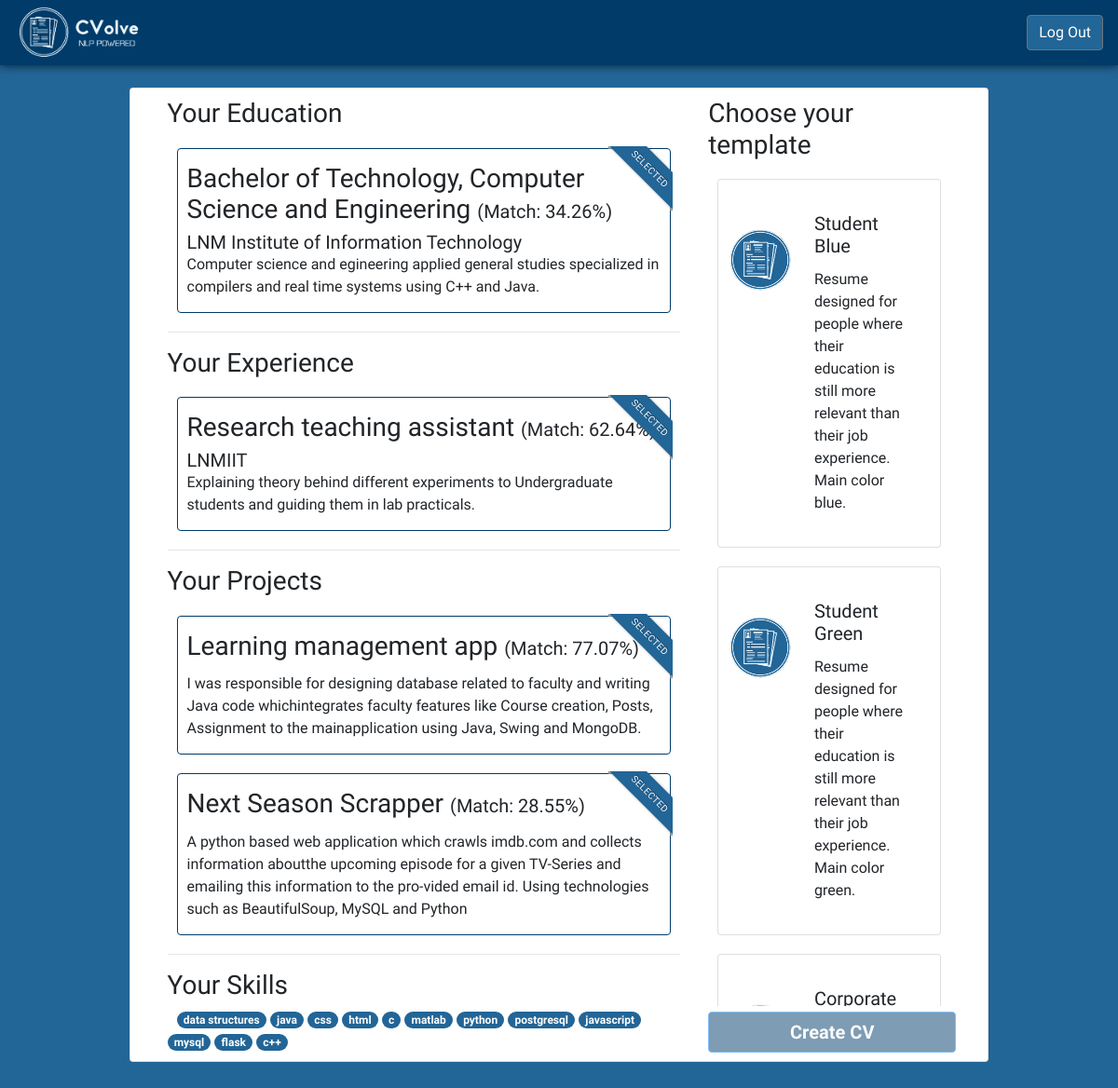
The app's page /offers/2/preview_cv/ (signed in) with its own data.
### cvolve/main/models/user_education.py (models this page shows, shortened)
class UserEducation(models.Model):
    title = models.CharField('Title', max_length=150)
    institution = models.CharField('Institution', max_length=150)
    start_date = models.DateField('Start Date')
    end_date = models.DateField('End Date', blank=True, null=True)
    summary = models.TextField('Summary')
    user = models.ForeignKey(User, on_delete=models.CASCADE)
    class Meta:
        verbose_name_plural = 'UserEducations'

### cvolve/main/models/user_experience.py (models this page shows, shortened)
class UserExperience(models.Model):
    role = models.CharField('Role', max_length=150)
    company = models.CharField('Company', max_length=150)
    start_date = models.DateField('Start Date')
    end_date = models.DateField('End Date', blank=True, null=True)
    summary = models.TextField('Summary')
    user = models.ForeignKey(User, on_delete=models.CASCADE)
    class Meta:
        verbose_name_plural = 'UserExperiences'

### cvolve/main/models/user_projects.py (models this page shows, shortened)
class UserProjects(models.Model):
    name = models.CharField('Name', max_length=120)
    summary = models.TextField('Summary')
    user = models.ForeignKey(User, on_delete=models.CASCADE)
    class Meta:
        verbose_name_plural = 'UserProjects'

### cvolve/main/models/user_skill.py (models this page shows, shortened)
class UserSkill(models.Model):
    name = models.CharField('Name', max_length=120)
    user = models.ForeignKey(User, on_delete=models.CASCADE)
    class Meta:
        verbose_name_plural = 'UserSkills'

### cvolve/main/views/CV_preview_view.py (the view)
class CVPreviewView(View):
    def get(self, request, offer_id):
        user = User.objects.get(pk=request.user.id)
        offer = JobOffer.objects.get(pk=offer_id)
        return render(request, 'cv_preview.html', {
            'user': user, 'offer': offer,
            'educations': get_education_sorted_by_distance(user.id, offer.id,
                                                           return_distances=True),
            'experiences': get_experience_sorted_by_distance(user.id, offer.id,
                                                             return_distances=True),
            'projects': get_projects_sorted_by_distance(user.id, offer.id,
                                                        return_distances=True),
            'skills': get_skills_sorted_by_distance(user.id, offer.id,
                                                    return_distances=True),
        })

### cvolve/main/models/user_education.py (called while the page is built)
def get_education_sorted_by_distance(user_id, offer_id, limit=None, return_distances=False):
    limit_clause = f'LIMIT {limit}' if limit else ''
    distance_clause = ", main_joboffereducationdistance.distance" if return_distances else ''
    return UserEducation.objects.raw(
        f"""
        SELECT main_usereducation.* {distance_clause}
        FROM ((main_user INNER JOIN main_usereducation ON main_user.user_ptr_id = main_usereducation.user_id)
                INNER JOIN main_joboffereducationdistance on main_usereducation.id = main_joboffereducationdistance.education_id)
                INNER JOIN main_joboffer on main_joboffer.id = main_joboffereducationdistance.job_offer_id
        WHERE main_user.user_ptr_id={user_id} and main_joboffer.id = {offer_id}
        ORDER BY main_joboffereducationdistance.distance
        {limit_clause}
        """
    )

### cvolve/main/models/user_experience.py (called while the page is built)
def get_experience_sorted_by_distance(user_id, offer_id, limit=None, return_distances=False):
    limit_clause = f'LIMIT {limit}' if limit else ''
    distance_clause = ", main_jobofferexperiencedistance.distance" if return_distances else ''
    return UserExperience.objects.raw(
        f"""
        SELECT main_userexperience.* {distance_clause}
        FROM ((main_user INNER JOIN main_userexperience ON main_user.user_ptr_id = main_userexperience.user_id)
                INNER JOIN main_jobofferexperiencedistance on main_userexperience.id = main_jobofferexperiencedistance.experience_id)
                INNER JOIN main_joboffer on main_joboffer.id = main_jobofferexperiencedistance.job_offer_id
        WHERE main_user.user_ptr_id={user_id} and main_joboffer.id = {offer_id}
        ORDER BY main_jobofferexperiencedistance.distance
        {limit_clause}
        """
    )

### cvolve/main/services/document_distance_to_percentage.py (called while the page is built)
def calculate_percentage_distance(distance):
    return round(100/(1 + exp(4*distance - 29.0)), 2)

### cvolve/main/templatetags/distance_to_percentage.py (called while the page is built)
@register.filter(name='distance_to_percentage')
def distance_to_percentage(distance):
    return calculate_percentage_distance(distance)

### cvolve/templates/cv_preview.html (shortened to what this page needs)
{%extends "base.html"%}
{% load distance_to_percentage %}
{% block outer_body %}
<nav class="navbar navbar-expand-lg navbar-cvolve">
    {% load static %}
    <a class="navbar-brand" href="/"><img src="{% static "/images/logo_hollow_with_tagline_dark.png" %}"
            style="height:3em" alt="CVolve Logo"></a>
    <div class="collapse navbar-collapse" id="navbarSupportedContent">
        <div class="nav-item active">
            <a href="{% url 'logout' %}"><button class="btn btn-secondary" style="background-color:#226597"> Log Out
                </button></a>
        </div>
    </div>
</nav>
{% endblock %}
{% block div_style %}
style="background-color:#226597; height:inherit; min-height:100%"
{% endblock %}
{% block content %}
<div class="row col-xs-12 col-sm-10 d-flex flex-row justify-content-center" style="height: 100%;">
    <div class="card card-cv-preview flex-row" style="height: 100%;">
        <div class="col-8 scrollable-left-bar" style="height: 100%;">
            <h3>Your Education</h3>
            {% for education in educations %}
            {% if forloop.counter0 < 2 %}
            <div class="card selected">
                <div class="ribbon-wrapper">
                    <div class="ribbon primary-ribbon">Selected</div>
                </div>
                <h3 class="card-title">{{education.title}} <span style="font-size: 20px;">(Match: {{ education.distance|distance_to_percentage }}%)</span></h5>
                <h5 class="card-subtitle">{{ education.institution }}</h4>
                <p class="card-text">{{ education.summary }}</p>
            </div>
            {% else %}
            <div class="card">
                <h3 class="card-title">{{education.title}} <span style="font-size: 20px;">(Match: {{ education.distance|distance_to_percentage }}%)</span></h5>
                <h5 class="card-subtitle">{{ education.institution }}</h4>
                <p class="card-text">{{ education.summary }}</p>
            </div>
            {% endif %}
            {% endfor %}
            <hr>
            <h3>Your Experience</h3>
            {% for experience in experiences %}
            {% if forloop.counter0 < 2 %}
            <div class="card selected">
                <div class="ribbon-wrapper">
                    <div class="ribbon primary-ribbon">Selected</div>
                </div>
                <h3 class="card-title">{{experience.role}} <span style="font-size: 20px;">(Match: {{ experience.distance|distance_to_percentage }}%)</span> </h5>
                <h5 class="card-subtitle">{{ experience.company }}</h4>
                <p class="card-text">{{ experience.summary }}</p>
            </div>
            {% else %}
            <div class="card">
                <h3 class="card-title">{{experience.role}} <span style="font-size: 20px;">(Match: {{ experience.distance|distance_to_percentage }}%)</span></h5>
                <h5 class="card-subtitle">{{ experience.company }}</h4>
                <p class="card-text">{{ experience.summary }}</p>
            </div>
            {% endif %}
            {% endfor %}
            <hr>
            <h3>Your Projects</h3>
            {% for project in projects %}
            {% if forloop.counter0 < 2 %}
            <div class="card selected">
                <div class="ribbon-wrapper">
                    <div class="ribbon primary-ribbon">Selected</div>
                </div>
                <h3 class="card-title">{{project.name}} <span style="font-size: 20px;">(Match: {{ project.distance|distance_to_percentage }}%)</span></h5>
                <p class="card-text">{{ project.summary }}</p>
            </div>
            {% else %}
            <div class="card">
                <h3 class="card-title">{{project.name}} <span style="font-size: 20px;">(Match: {{ project.distance|distance_to_percentage }}%)</span> </h5>
                <p class="card-text">{{ project.summary }}</p>
            </div>
            {% endif %}
            {% endfor %}
            <hr>
            <h3>Your Skills</h3>
            <div style="float: left; width: 10px; height: 1px;"></div>
            {% for skill in skills %}
            <span class="badge badge-primary badge-pill">{{ skill.name }}</span>
            {% endfor %}
        </div>
        <div class="col-4 scrollable-right-bar justify-content-center" style="display: relative;">
            <div style="height: calc(100% - 50px); overflow-y: auto;">
                <h3>Choose your template</h3>
                <div class="card template-card"
                    onclick="reset_cards_templates('student/4682B4'); this.classList.add('selected');">
                    <div class="row no-gutters">
                        <div class="col-md-4">
                            <img src="{% static "images/logo_hollow.png" %}"
                                class="card-img" alt="..." style="margin-top: 35px;">
                        </div>
                        <div class="col-md-8">
                            <div class="card-body">
                                <h5 class="card-title">Student Blue</h5>
                                <p class="card-text">
                                    Resume designed for people where their education is still more relevant than their job experience. Main color blue.
                                </p>
                            </div>
                        </div>
                    </div>
                </div>
                <div class="card template-card"
                    onclick="reset_cards_templates('student/228B22'); this.classList.add('selected');">
                    <div class="row no-gutters">
                        <div class="col-md-4">
                            <img src="{% static "images/logo_hollow.png" %}"
                                class="card-img" alt="..." style="margin-top: 35px;">
                        </div>
                        <div class="col-md-8">
                            <div class="card-body">
                                <h5 class="card-title">Student Green</h5>
                                <p class="card-text">
                                    Resume designed for people where their education is still more relevant than their job experience. Main color green.
                                </p>
                            </div>
                        </div>
                    </div>
                </div>
                <div class="card template-card"
                    onclick="reset_cards_templates('corporate/4682B4'); this.classList.add('selected');">
                    <div class="row no-gutters">
                        <div class="col-md-4">
                            <img src="{% static "images/logo_hollow.png" %}"
                                class="card-img" alt="..." style="margin-top: 35px;">
                        </div>
                        <div class="col-md-8">
                            <div class="card-body">
                                <h5 class="card-title">Corporate Blue</h5>
                            </div>
                        </div>
                    </div>
                </div>
            </div>
            <a class="btn btn-primary btn-cvolve-details col-xs-11 col-sm-11" style="position: absolute; bottom: 0;"
                id="button-download-pdf" disabled="true">
                Create CV
            </a>
        </div>
    </div>
</div>
{% endblock %}

### cvolve/templates/base.html (shortened to what this page needs)
<html>
    <head>
        <link rel="stylesheet" href="https://stackpath.bootstrapcdn.com/bootstrap/4.3.1/css/bootstrap.min.css">
        <link href="https://stackpath.bootstrapcdn.com/font-awesome/4.7.0/css/font-awesome.min.css" rel="stylesheet">
        {% load static %}
        <link rel="stylesheet" href="{% static "styles/style.css" %}" >
        <link rel="stylesheet" href="{% static "styles/ribbon.css" %}" >
    </head>
    <body {% block body_style %} style=" " {% endblock %}>
        {% block outer_body %}
        {% endblock %}
        <div class="d-flex justify-content-center align-items-center container-cvolve" {% block div_style %} style=" " {% endblock %}>
            {% block content %}
            {% endblock %}
        </div>
    </body>
</html>

### cvolve/static/styles/style.css (style rules this page uses)
* { font-size: 100%; font-family: b612; }
body { height: calc(100% - 150px); background-color: #226597; }
.btn.btn-primary.btn-cvolve-details { background-color: #003b69; float: right; font-weight: bold; font-size: 125%; padding-left: 7%; padding-right: 7%; }
.container-cvolve { background-color: #f3f9fb; height: 100%; }
.navbar-cvolve { padding-top: 0%; padding-bottom: 0%; background-color: #003b69; -webkit-box-shadow: 0px 0px 10px 0px rgba(0, 0, 0, 0.75); -moz-box-shadow: 0px 0px 10px 0px rgba(0, 0, 0, 0.75); box-shadow: 0px 0px 10px 0px rgba(0, 0, 0, 0.75); }
.card-offer-detail, .card-cv-preview { padding-top: 1%; padding-bottom: 1%; padding-left: 2.5%; padding-right: 2.5%; margin: 2.5%; }
.scrollable-left-bar { height: 100%; overflow-y: auto; }
.card-cv-preview .card { padding: 15px 10px; margin: 20px 10px; }
.card-cv-preview .scrollable-left-bar .card.selected { box-shadow: #003b69; border: 1px solid #003b69; }
.badge-primary { background-color: #226597; }
#button-download-pdf[disabled] { opacity: 0.5; color: #f3f9fb; }

### cvolve/static/styles/ribbon.css (style rules this page uses)
.ribbon-wrapper { width: 85px; height: 88px; overflow: hidden; position: absolute; top: -3px; right: -3px }
.ribbon { font-size: 10px; color: #FFF; text-transform: uppercase; letter-spacing: .05em; line-height: 15px; text-align: center; text-shadow: 0 -1px 0 rgba(0, 0, 0, .4); -webkit-transform: rotate(45deg); -moz-transform: rotate(45deg); -ms-transform: rotate(45deg); -o-transform: rotate(45deg); transform: rotate(45deg); position: relative; padding: 7px 0; right: -11px; top: 10px; width: 100px; height: 28px; -webkit-box-shadow: 0 0 3px rgba(0, 0, 0, .3); box-shadow: 0 0 3px rgba(0, 0, 0, .3); background-color: #dedede; filter: progid: DXImageTransform.Microsoft.gradient(startColorstr='#ffffffff', endColorstr='#ffdedede', GradientType=0) }
.ribbon.primary-ribbon { background-color: #226597; }
.ribbon:before, .ribbon:after { content: ""; border-top: 3px solid #9e9e9e; border-left: 3px solid transparent; border-right: 3px solid transparent; position: absolute; bottom: -3px }
.ribbon:before { left: 0 }
.ribbon:after { right: 0 }

### records on screen
UserEducation: title "Bachelor of Technology, Computer Science and Engineering", distance|distance_to_percentage "34.26", institution "LNM Institute of Information Technology", summary "Computer science and egineering applied general studies specialized in compilers and real time systems using C++ and Java."
UserExperience: role "Research teaching assistant", distance|distance_to_percentage "62.64", company "LNMIIT", summary "Explaining theory behind different experiments to Undergraduate students and guiding them in lab practicals."
UserProjects: name "Learning management app", distance|distance_to_percentage "77.07", summary "I was responsible for designing database related to faculty and writing Java code whichintegrates faculty features like Course creation, Posts, Assignment to the mainapplication using Java, Swing and MongoDB."
UserProjects: name "Next Season Scrapper", distance|distance_to_percentage "28.55", summary "A python based web application which crawls imdb.com and collects information aboutthe upcoming episode for a given TV-Series and emailing this information to the pro-vided email id. Using technologies such as BeautifulSoup, MySQL and Python"
UserSkill: name "data structures"
UserSkill: name "java"
UserSkill: name "css"
UserSkill: name "html"
UserSkill: name "c"
UserSkill: name "matlab"
UserSkill: name "python"
UserSkill: name "postgresql"
UserSkill: name "javascript"
UserSkill: name "mysql"
UserSkill: name "flask"
UserSkill: name "c++"
